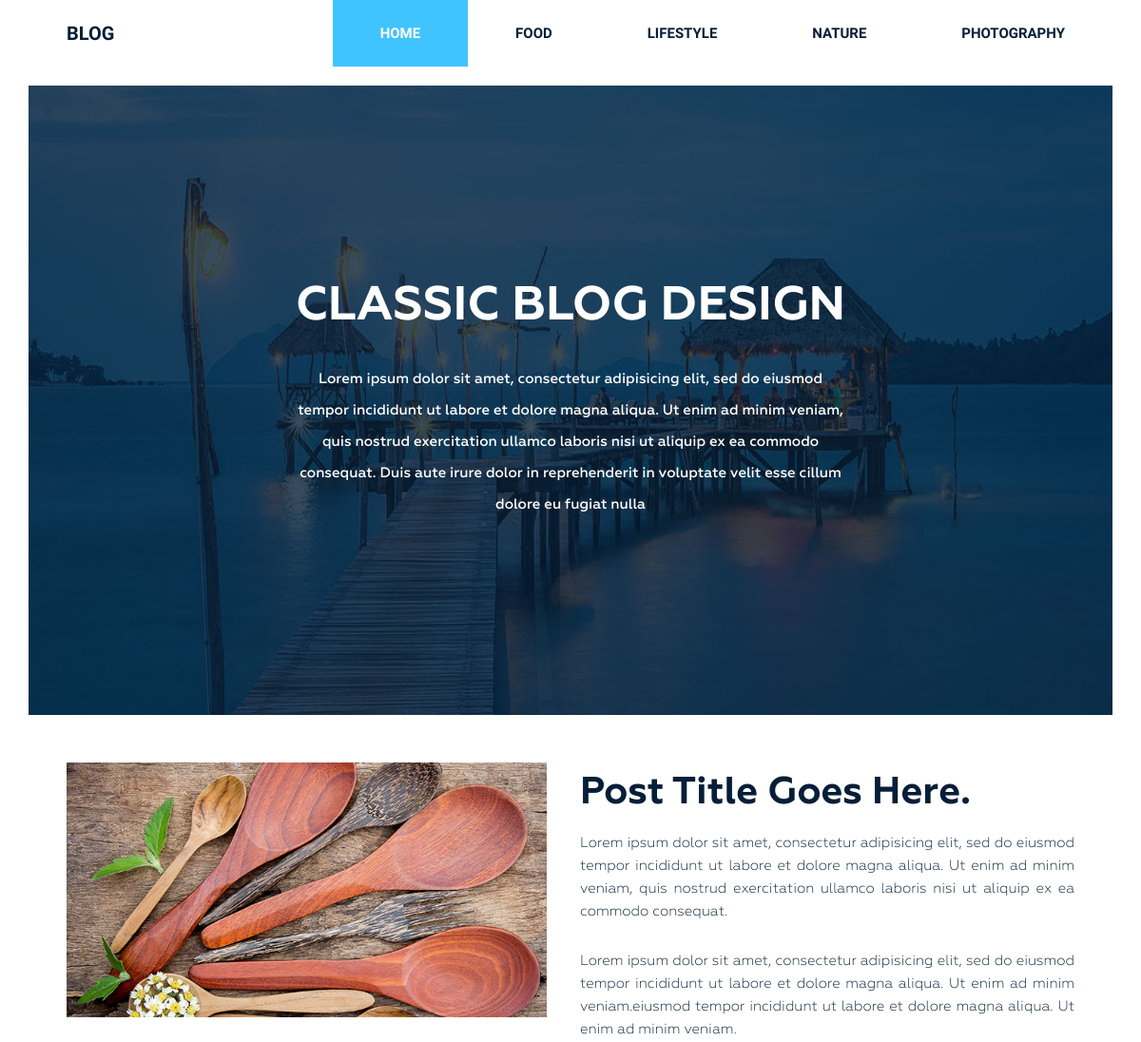
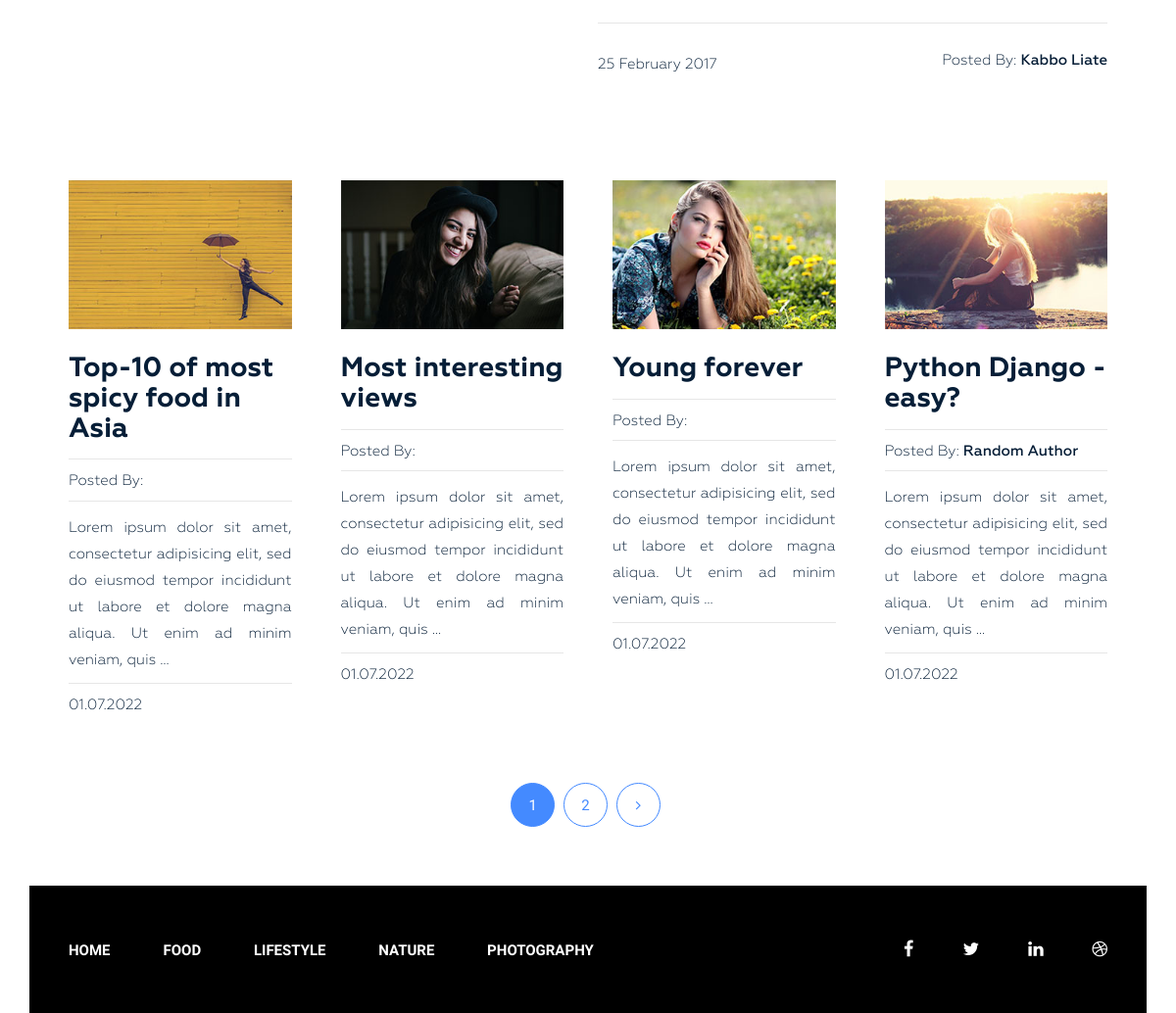
The page / on the database its author committed (2 pictures, top to bottom).
### blog/models.py (models this page shows, shortened)
class Category(models.Model):
    title = models.CharField(max_length=255, verbose_name='Название категории')
    slug = models.SlugField(max_length=255, verbose_name='Url', unique=True)
    def get_absolute_url(self):
        return reverse('category', kwargs={"slug": self.slug})
    class Meta:
        ordering = ['title']
        verbose_name = "Категория"
        verbose_name_plural = "Категории"

class Post(models.Model):
    title = models.CharField(max_length=255, verbose_name='Заголовок')
    slug = models.SlugField(max_length=255, verbose_name='Url', unique=True)
    author = models.CharField(max_length=100, verbose_name='Автор')
    content = models.TextField(verbose_name='Текст')
    created_at = models.DateTimeField(auto_now_add=True, verbose_name='Дата создания')
    photo = models.ImageField(upload_to='photos/%Y/%m/%d/', blank=True, verbose_name='Фото')
    views = models.IntegerField(default=0, verbose_name='Просмотры')
    category = models.ForeignKey(Category, on_delete=models.PROTECT, related_name='posts', verbose_name='Категория')
    tags = models.ManyToManyField(Tag, blank=True, related_name='posts')
    def get_absolute_url(self):
        return reverse('post', kwargs={"slug": self.slug})
    class Meta:
        ordering = ['-created_at']
        verbose_name = "Запись"
        verbose_name_plural = "Записи"

### blog/views.py (the view)
# urls.py: path('', Home.as_view(), name='home_page'),
class Home(ListView):
    model = Post
    template_name = 'blog/index.html'
    context_object_name = 'posts'
    paginate_by = 4
    def get_context_data(self, *, object_list=None, **kwargs):
        context = super().get_context_data(**kwargs)
        context['title'] = 'Classic Blog Design'
        return context

### blog/templatetags/menu_tag.py (called while the page is built)
@register.inclusion_tag('blog/menu_tpl.html')
def show_menu(menu_class='menu'):
    categories = Category.objects.all()
    return {"categories": categories, "menu_class": menu_class}

### blog/templates/blog/index.html (shortened to what this page needs)
{% extends 'base.html' %}
{% load static %}
{% block content %}
{% include 'blog/main_title.html' %}
<section class="blog-post-area">
    <div class="container">
        <div class="row">
            <div class="blog-post-area-style">
                <div class="col-md-12">
                    <div class="single-post-big">
                        <div class="big-image">
                            <img src=" {% static 'img/post-image1.jpg'%}" alt="">
                        </div>
                        {% include 'blog/main_post.html' %}
                    </div>
                </div>
                {% for post in posts %}
<div class="col-md-3">
    <div class="single-post">
        {%if post.photo %}
        <img src="{{ post.photo.url }}" alt="{{ post.title }}">
        {% else %}
        <img src="https://picsum.photos/id/1060/300/201/?blur=2" alt="{{ post.title }}">
        {% endif %}
        <h3><a href="{{ post.get_absolute_url }}">{{ post.title }}</a></h3>
        <h4><span>Posted By: <span class="author-name">{{ post.author }}</span></span></h4>
        {{ post.content|truncatewords_html:25|safe }}
        <h4><span>{{ post.created_at|date:"d.m.Y" }}</span></h4>
    </div>
</div>
{% endfor %}
                    </div>
                </div>
            </div>
    {% include 'blog/pagination.html' %}
</section>
{% endblock %}

### blog/templates/blog/menu_tpl.html
<div class="{{ menu_class }}">
    <ul>
        <li><a href="{% url 'home_page' %}">Home</a></li>
        {% for item in categories %}
        <li><a href="{{ item.get_absolute_url }}"> {{ item.title }} </a></li>
        {% endfor %}
    </ul>
</div>

### siteblog/static/style.css (style rules this page uses)
.wrapper header.header .menu { margin: 0 }
.wrapper header.header .menu ul { float: right; margin: 0; padding: 0; margin-right: 4px; }
.wrapper header.header .menu ul li { display: inline-block; list-style: outside none none; margin: 0 -4px 0 0; }
.wrapper header.header .menu ul li a { color: rgb(6, 30, 55); font-family: "Raleway", sans-serif; font-size: 15px; font-weight: 600; line-height: 70px; padding: 26px 50px; text-decoration: none; text-transform: uppercase; }
.wrapper header.header .menu ul li.active a { background: #40c4ff; color: #fff; }
section.blog-post-area { margin-top: 50px; }
section.blog-post-area .big-image { float: left; width: 50%; padding-right: 35px; }
section.blog-post-area img { width: 100%; }
section.blog-post-area .single-post { padding-right: 20px; margin: 100px 0px 0px; }
section.blog-post-area h4 span { font-family: Geometria; font-weight: 400; font-size: 15px; color: #061e37; text-decoration: none; }
section.blog-post-area h4 span.author-name { font-weight: 500; }
.blog-post-area .single-post h3 a { font-family: Geometria; font-size: 28px; font-weight: 700; text-decoration: none; color: #061e37; }
.blog-post-area .single-post p { color: #061e37; font-family: Geometria; font-size: 15px; font-weight: 400; line-height: 27px; padding-top: 14px; position: relative; text-align: justify; }
.blog-post-area .single-post h4 { margin-bottom: 12px; padding-top: 10px; position: relative; }
.blog-post-area .single-post h4::before { background: #e6e6e6 none repeat scroll 0 0; content: ""; height: 1px; position: absolute; top: 0; width: 100%; }
.blog-post-area .single-post p::before { background: #e6e6e6 none repeat scroll 0 0; content: ""; height: 1px; position: absolute; top: 0; width: 100%; }
.blog-post-area .single-post h3 { margin: 25px 0 15px; }
.blog-post-area .blog-post-area-style { margin: 0 20px 0 40px; }
.wrapper footer.footer .footer-menu { margin: 0 }
.wrapper footer.footer .footer-menu ul { line-height: 130px; margin: 0; padding: 0; }
.wrapper footer.footer .footer-menu ul li { display: inline; list-style: outside none none; margin: 0; padding: 30px 0px; }
.wrapper footer.footer .footer-menu ul li a { color: #fff; font-family: "Raleway", sans-serif; font-size: 15px; font-weight: 600; line-height: 70px; margin-left: 40px; padding: 26px 10px 26px 0; text-decoration: none; text-transform: uppercase; }

### rows shown on the page
Category: title "FOOD"
Category: title "LIFESTYLE"
Category: title "NATURE"
Category: title "PHOTOGRAPHY"
Post: photo (picture), title "Top-10 of most spicy food in Asia", content "Lorem ipsum dolor sit amet, consectetur adipisicing elit, sed do eiusmod tempor incididunt ut labore et dolore magna aliqua. Ut enim ad minim veniam, quis …", created_at "01.07.2022"
Post: photo (picture), title "Most interesting views", content "Lorem ipsum dolor sit amet, consectetur adipisicing elit, sed do eiusmod tempor incididunt ut labore et dolore magna aliqua. Ut enim ad minim veniam, quis …", created_at "01.07.2022"
Post: photo (picture), title "Young forever", content "Lorem ipsum dolor sit amet, consectetur adipisicing elit, sed do eiusmod tempor incididunt ut labore et dolore magna aliqua. Ut enim ad minim veniam, quis …", created_at "01.07.2022"
Post: photo (picture), title "Python Django - easy?", author "Random Author", content "Lorem ipsum dolor sit amet, consectetur adipisicing elit, sed do eiusmod tempor incididunt ut labore et dolore magna aliqua. Ut enim ad minim veniam, quis …", created_at "01.07.2022"

### other values the page prints
{{ p }} "1"
{{ p }} "2"
